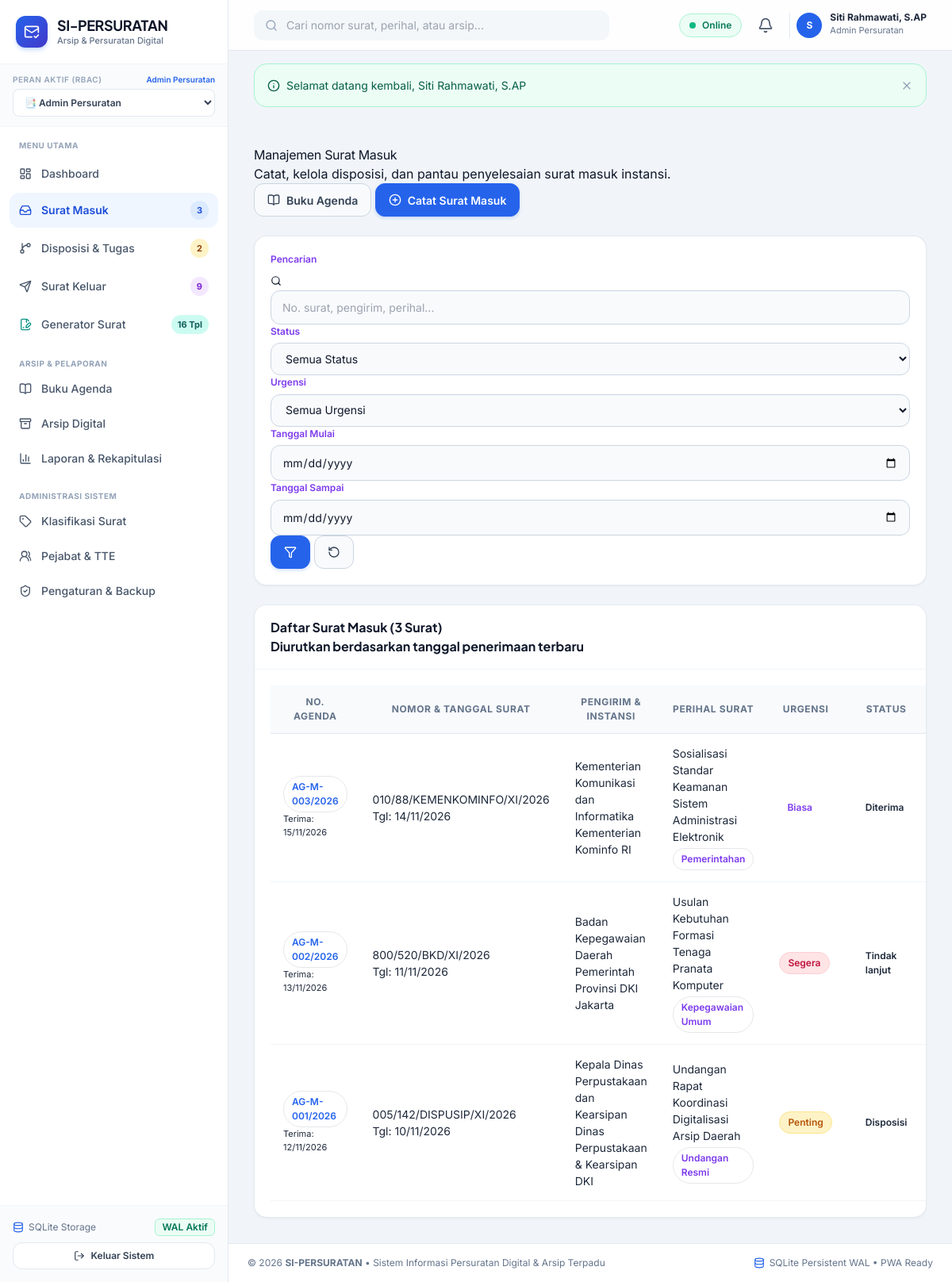
The page /public/surat_masuk/index.php (signed in) on the database its author committed.
### tables this page shows
CREATE TABLE users (
    id INTEGER PRIMARY KEY AUTOINCREMENT,
    username TEXT NOT NULL UNIQUE,
    email TEXT NOT NULL UNIQUE,
    password_hash TEXT NOT NULL,
    full_name TEXT NOT NULL,
    nip TEXT,
    jabatan TEXT,
    phone TEXT,
    role_id INTEGER NOT NULL,
    avatar TEXT,
    is_active INTEGER NOT NULL DEFAULT 1,
    created_at DATETIME DEFAULT CURRENT_TIMESTAMP,
    updated_at DATETIME DEFAULT CURRENT_TIMESTAMP,
    deleted_at DATETIME DEFAULT NULL,
    FOREIGN KEY (role_id) REFERENCES roles (id) ON DELETE RESTRICT
);

CREATE TABLE roles (
    id INTEGER PRIMARY KEY AUTOINCREMENT,
    name TEXT NOT NULL,
    slug TEXT NOT NULL UNIQUE,
    description TEXT,
    created_at DATETIME DEFAULT CURRENT_TIMESTAMP
);

CREATE TABLE surat_masuk (
    id INTEGER PRIMARY KEY AUTOINCREMENT,
    nomor_agenda TEXT NOT NULL,
    nomor_surat TEXT NOT NULL,
    tanggal_surat DATE NOT NULL,
    tanggal_terima DATE NOT NULL,
    pengirim TEXT NOT NULL,
    asal_instansi TEXT NOT NULL,
    perihal TEXT NOT NULL,
    isi_ringkas TEXT,
    kategori TEXT DEFAULT 'Umum',
    klasifikasi_id INTEGER,
    tingkat_urgensi TEXT NOT NULL DEFAULT 'biasa', -- 'biasa', 'penting', 'segera', 'rahasia'
    file_dokumen TEXT,
    lampiran_files TEXT, -- JSON list of files
    status TEXT NOT NULL DEFAULT 'diterima', -- 'diterima', 'disposisi', 'tindak_lanjut', 'selesai'
    penerima_user_id INTEGER,
    created_at DATETIME DEFAULT CURRENT_TIMESTAMP,
    updated_at DATETIME DEFAULT CURRENT_TIMESTAMP,
    deleted_at DATETIME DEFAULT NULL,
    FOREIGN KEY (klasifikasi_id) REFERENCES klasifikasi_surat (id) ON DELETE SET NULL,
    FOREIGN KEY (penerima_user_id) REFERENCES users (id) ON DELETE SET NULL
);

### public/surat_masuk/index.php (the view, shortened to what the rows shown need)
<?php
require_once __DIR__ . '/../../config/app.php';
if (!Auth::can('surat_masuk.view')) {
    Flash::set('danger', 'Anda tidak memiliki hak akses untuk melihat surat masuk.');
    redirect('dashboard.php');
}
$filters = [
    'search' => $_GET['search'] ?? '',
    'status' => $_GET['status'] ?? '',
    'urgensi' => $_GET['urgensi'] ?? '',
    'kategori' => $_GET['kategori'] ?? '',
    'date_from' => $_GET['date_from'] ?? '',
    'date_to' => $_GET['date_to'] ?? ''
];
$suratList = SuratMasuk::getAll($filters);
require_once APP_PATH . '/views/layouts/header.php';
?>
<div class="card border-0 shadow-sm rounded-3">
    <div class="card-body p-0">
        <div class="table-responsive">
            <table class="table table-custom mb-0">
                <thead>
                    <tr>
                        <th width="120">No. Agenda</th>
                        <th>Nomor & Tanggal Surat</th>
                        <th>Pengirim & Instansi</th>
                        <th>Perihal Surat</th>
                        <th>Urgensi</th>
                        <th>Status</th>
                    </tr>
                </thead>
                <tbody>
                    <?php if (empty($suratList)): ?>
                        <tr>
                            <td colspan="7" class="text-center text-muted py-5">
                                <i data-lucide="inbox" style="width:42px; height:42px;" class="mb-2 text-secondary opacity-50"></i>
                                <div>Tidak ada data surat masuk yang sesuai filter.</div>
                            </td>
                        </tr>
                    <?php else: ?>
                        <?php foreach ($suratList as $sm): ?>
                            <tr>
                                <td>
                                    <span class="badge bg-light text-primary border font-monospace"><?= htmlspecialchars($sm['nomor_agenda']) ?></span>
                                    <div class="text-muted" style="font-size:11px;">Terima: <?= date('d/m/Y', strtotime($sm['tanggal_terima'])) ?></div>
                                </td>
                                <td>
                                    <div class="fw-bold text-dark"><?= htmlspecialchars($sm['nomor_surat']) ?></div>
                                    <div class="text-muted small">Tgl: <?= date('d/m/Y', strtotime($sm['tanggal_surat'])) ?></div>
                                </td>
                                <td>
                                    <div class="fw-semibold text-dark"><?= htmlspecialchars($sm['pengirim']) ?></div>
                                    <div class="text-muted small"><?= htmlspecialchars($sm['asal_instansi']) ?></div>
                                </td>
                                <td>
                                    <div class="text-truncate" style="max-width: 260px;" title="<?= htmlspecialchars($sm['perihal']) ?>">
                                        <?= htmlspecialchars($sm['perihal']) ?>
                                    </div>
                                    <span class="badge bg-light text-secondary border mt-1" style="font-size: 10px;">
                                        <?= htmlspecialchars($sm['klasifikasi_nama'] ?? 'Umum') ?>
                                    </span>
                                </td>
                                <td>
                                    <?php
                                    $urgBadge = match($sm['tingkat_urgensi']) {
                                        'penting' => 'bg-warning text-dark',
                                        'segera' => 'bg-danger text-white',
                                        'rahasia' => 'bg-dark text-white',
                                        default => 'bg-secondary-subtle text-secondary'
                                    };
                                    ?>
                                    <span class="badge <?= $urgBadge ?>"><?= ucfirst($sm['tingkat_urgensi']) ?></span>
                                </td>
                                <td>
                                    <?php
                                    $stBadge = match($sm['status']) {
                                        'diterima' => 'badge-soft-info',
                                        'disposisi' => 'badge-soft-warning',
                                        'tindak_lanjut' => 'badge-soft-purple',
                                        'selesai' => 'badge-soft-success',
                                        default => 'badge-soft-secondary'
                                    };
                                    ?>
                                    <span class="badge <?= $stBadge ?>"><?= ucfirst(str_replace('_', ' ', $sm['status'])) ?></span>
                                </td>
                            </tr>
                        <?php endforeach; ?>
                    <?php endif; ?>
                </tbody>
            </table>
        </div>
    </div>
</div>
<?php require_once APP_PATH . '/views/layouts/footer.php'; ?>

### app/views/layouts/header.php (shortened to what the rows shown need)
<!DOCTYPE html>
<html lang="id">
<head>
    <script src="https://cdn.tailwindcss.com"></script>
</head>
<body class="antialiased selection:bg-blue-100 selection:text-blue-900">
<div class="min-h-screen flex flex-col lg:flex-row">
    <?php require_once APP_PATH . '/views/layouts/sidebar.php'; ?>
    <div class="flex-1 flex flex-col min-w-0 pb-20 lg:pb-0">
        <header class="sticky top-0 z-30 bg-white/90 backdrop-blur-md border-b border-slate-200 px-4 lg:px-8 h-16 flex items-center justify-between gap-4">
            <div class="flex items-center gap-2 sm:gap-3">
                <div class="relative">
                    <button onclick="toggleDropdown('user-menu')" class="flex items-center gap-2.5 pl-2 border-l border-slate-200 hover:opacity-90 transition">
                        <div class="w-8 h-8 rounded-full bg-blue-600 text-white font-bold text-xs flex items-center justify-center shadow-xs">
                            <?= strtoupper(substr($currentUser['full_name'] ?? 'U', 0, 1)) ?>
                        </div>
                        <div class="hidden md:block text-left">
                            <p class="text-xs font-bold text-slate-800 leading-none"><?= htmlspecialchars($currentUser['full_name'] ?? 'User') ?></p>
                            <p class="text-[11px] text-slate-500 mt-0.5"><?= htmlspecialchars($currentUser['role_name'] ?? 'Role') ?></p>
                        </div>
                    </button>
                </div>
            </div>
        </header>
        <main class="flex-1 p-4 lg:p-8 max-w-7xl w-full mx-auto space-y-6">

### app/views/layouts/sidebar.php (shortened to what the rows shown need)
<?php
$currentUser = Auth::user();
$currentRoleSlug = $currentUser['role_slug'] ?? 'superadmin';
?>
<aside id="sidebar" class="fixed lg:sticky top-0 left-0 z-50 h-screen w-72 bg-white border-r border-slate-200 flex flex-col transition-transform duration-300 -translate-x-full lg:translate-x-0 shrink-0">
  <div class="p-5 border-b border-slate-100 flex items-center justify-between">
    <a href="<?= url('dashboard.php') ?>" class="flex items-center gap-3 group text-decoration-none">
      <div>
        <h1 class="font-display font-bold text-slate-900 text-lg leading-tight tracking-tight">SI-PERSURATAN</h1>
      </div>
    </a>
  </div>
  <div class="px-4 py-3 bg-slate-50/80 border-b border-slate-100">
    <div class="flex items-center justify-between mb-1">
      <label class="text-[10px] font-semibold uppercase tracking-wider text-slate-400 block">Peran Aktif (RBAC)</label>
      <span class="text-[10px] text-blue-600 font-semibold"><?= htmlspecialchars($currentUser['role_name'] ?? 'User') ?></span>
    </div>
    <div class="relative">
      <select onchange="window.location.href='<?= url('switch_role.php?role=') ?>' + this.value" class="w-full text-xs font-semibold bg-white border border-slate-200 rounded-lg px-2.5 py-2 text-slate-700 focus:outline-none focus:ring-2 focus:ring-blue-500/20 focus:border-blue-600 cursor-pointer">
        <option value="admin_persuratan" <?= $currentRoleSlug === 'admin_persuratan' ? 'selected' : '' ?>>📑 Admin Persuratan</option>
      </select>
    </div>
  </div>
</aside>

### rows shown on the page
users: role.name "Admin Persuratan", full_name "S", full_name "Siti Rahmawati, S.AP"
roles: slug "📑 Admin Persuratan"
surat_masuk: nomor_agenda "AG-M-003/2026", tanggal_terima "15/11/2026", nomor_surat "010/88/KEMENKOMINFO/XI/2026", tanggal_surat "14/11/2026", pengirim "Kementerian Komunikasi dan Informatika", asal_instansi "Kementerian Kominfo RI", perihal "Sosialisasi Standar Keamanan Sistem Administrasi Elektronik", klasifikasi_nama "Pemerintahan", tingkat_urgensi "Biasa", status "Diterima"
surat_masuk: nomor_agenda "AG-M-002/2026", tanggal_terima "13/11/2026", nomor_surat "800/520/BKD/XI/2026", tanggal_surat "11/11/2026", pengirim "Badan Kepegawaian Daerah", asal_instansi "Pemerintah Provinsi DKI Jakarta", perihal "Usulan Kebutuhan Formasi Tenaga Pranata Komputer", klasifikasi_nama "Kepegawaian Umum", tingkat_urgensi "Segera", status "Tindak lanjut"
surat_masuk: nomor_agenda "AG-M-001/2026", tanggal_terima "12/11/2026", nomor_surat "005/142/DISPUSIP/XI/2026", tanggal_surat "10/11/2026", pengirim "Kepala Dinas Perpustakaan dan Kearsipan", asal_instansi "Dinas Perpustakaan & Kearsipan DKI", perihal "Undangan Rapat Koordinasi Digitalisasi Arsip Daerah", klasifikasi_nama "Undangan Resmi", tingkat_urgensi "Penting", status "Disposisi"

### other values the page prints
$badgeSm "3"
$badgeDisp "2"
$badgeSk "9"
$msg['message'] "Selamat datang kembali, Siti Rahmawati, S.AP"
count($suratList) "3"
